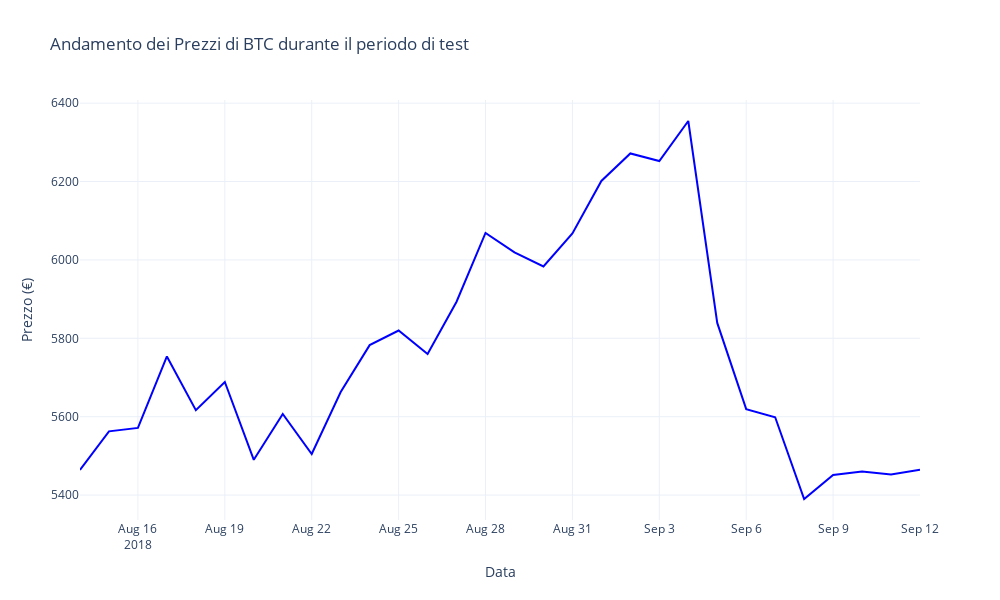

Notebook cell for this chart:
### Code cell
# Estrai i prezzi e le date dal periodo di test
test_dates = test_env.current_period['Timestamp']  # Assicurati che ci sia una colonna 'Timestamp' nei dati
test_prices = test_env.current_period['Price']

# Crea la figura dell'andamento dei prezzi
fig = go.Figure()

# Aggiungi una linea per l'andamento dei prezzi di test
fig.add_trace(go.Scatter(
    x=test_dates, 
    y=test_prices, 
    mode='lines',
    name='Prezzo BTC',
    line=dict(color='blue', width=2)
))

# Configurazione del layout del grafico
fig.update_layout(
    title="Andamento dei Prezzi di BTC durante il periodo di test",
    xaxis_title="Data",
    yaxis_title="Prezzo (€)",
    template="plotly_white",
    hovermode="x unified",
    width=1000,
    height=600
)

# Mostra il grafico
fig.show()

### Figure 1 — Plotly figure (JSON) as saved in the notebook; plotly's stock layout.template omitted (floating-point values rounded to 4 significant figures)
{"data": [{"line": {"color": "blue", "width": 2}, "mode": "lines", "name": "Prezzo BTC", "type": "scatter", "x": ["2018-08-14T00:00:00", "2018-08-15T00:00:00", "2018-08-16T00:00:00", "2018-08-17T00:00:00", "2018-08-18T00:00:00", "2018-08-19T00:00:00", "2018-08-20T00:00:00", "2018-08-21T00:00:00", "2018-08-22T00:00:00", "2018-08-23T00:00:00", "2018-08-24T00:00:00", "2018-08-25T00:00:00", "2018-08-26T00:00:00", "2018-08-27T00:00:00", "2018-08-28T00:00:00", "2018-08-29T00:00:00", "2018-08-30T00:00:00", "2018-08-31T00:00:00", "2018-09-01T00:00:00", "2018-09-02T00:00:00", "2018-09-03T00:00:00", "2018-09-04T00:00:00", "2018-09-05T00:00:00", "2018-09-06T00:00:00", "2018-09-07T00:00:00", "2018-09-08T00:00:00", "2018-09-09T00:00:00", "2018-09-10T00:00:00", "2018-09-11T00:00:00", "2018-09-12T00:00:00"], "y": [5464.0, 5563.0, 5571.0, 5754.0, 5617.0, 5689.0, 5490.0, 5607.0, 5505.0, 5663.0, 5783.0, 5820.0, 5760.0, 5893.0, 6069.0, 6019.0, 5983.0, 6067.0, 6202.0, 6272.0, 6252.0, 6354.0, 5839.0, 5619.0, 5599.0, 5390.0, 5451.0, 5460.0, 5453.0, 5465.0]}], "layout": {"height": 600, "hovermode": "x unified", "title": {"text": "Andamento dei Prezzi di BTC durante il periodo di test"}, "width": 1000, "xaxis": {"title": {"text": "Data"}}, "yaxis": {"title": {"text": "Prezzo (€)"}}}}
